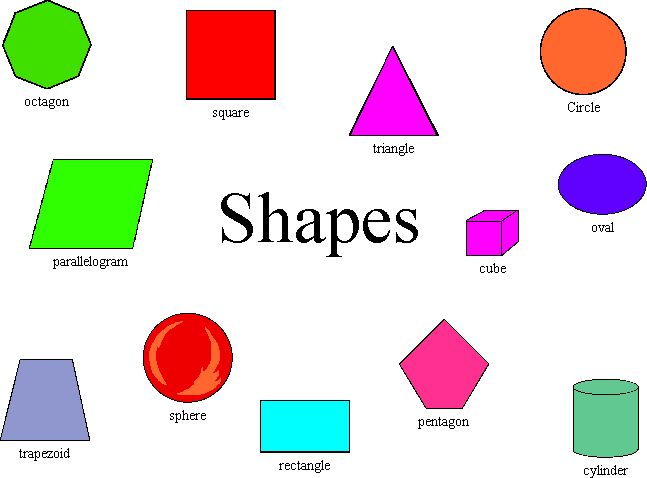
#> input picture set 2 prg 3/maths shapes.png, 647 x 478 px
$ python 'set 2 prg 3.py'
#> lines starting #> are read from the running program, lines starting #| are printed output that depends on the picture
# histogram_analysis.py

import cv2
import matplotlib.pyplot as plt

# Read image
img = cv2.imread("maths shapes.png")
#> img is the input picture: shape (478, 647, 3); mean B, G, R 217, 219.8, 227.9

if img is None:
    print("Image not found!")
    exit()

# -------------------- Grayscale Histogram --------------------
gray = cv2.cvtColor(img, cv2.COLOR_BGR2GRAY)
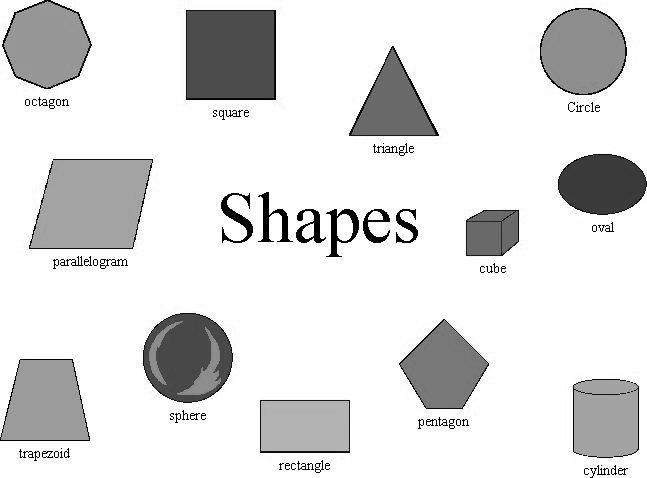
#> gray: shape (478, 647); min 0, max 255, mean 221.9

hist = cv2.calcHist([gray], [0], None, [256], [0, 256])
#> hist = 256 values, max 207745 at index 255, min 0 at index 190, mean 1208.1

plt.title("Grayscale Histogram")
plt.xlabel("Pixel Intensity (0-255)")
plt.ylabel("Number of Pixels")
plt.plot(hist)
plt.xlim([0, 256])
plt.show()
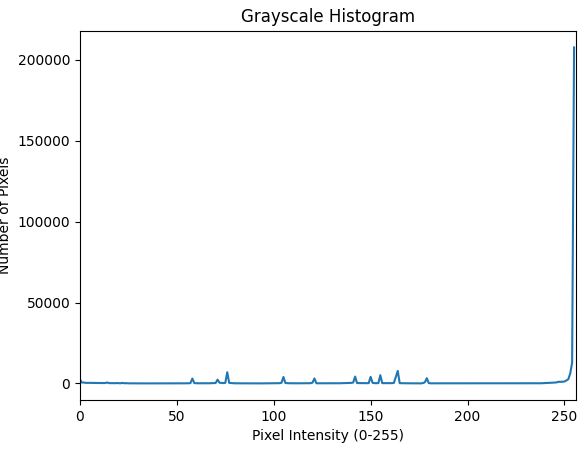
#> figure drawn by matplotlib, 1 panel; curve peaks at x = 255, y = 207745


# -------------------- Color Histogram --------------------
colors = ('b', 'g', 'r')
plt.title("Color Histogram")
plt.xlabel("Pixel Intensity")
plt.ylabel("Number of Pixels")

for i, col in enumerate(colors):
    hist = cv2.calcHist([img], [i], None, [256], [0, 256])
    plt.plot(hist, color=col)
    plt.xlim([0, 256])

plt.show()
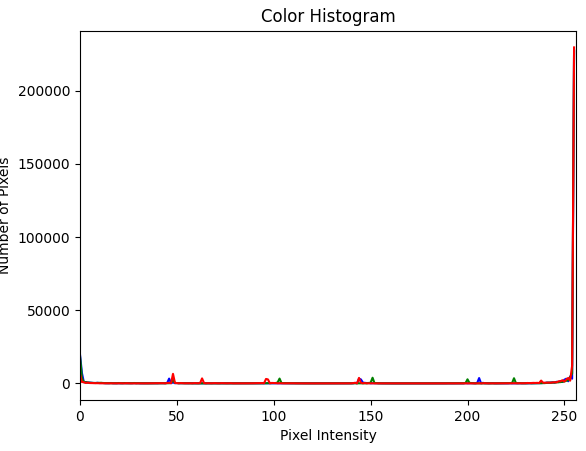
#> figure drawn by matplotlib, 1 panel; curve peaks at x = 255, y = 226807; curve peaks at x = 255, y = 227411; curve peaks at x = 255, y = 229540
